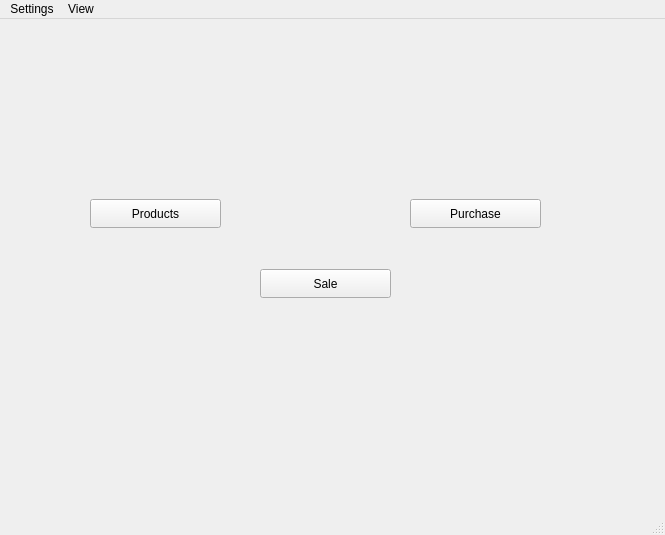
<?xml version="1.0" encoding="UTF-8"?>
<ui version="4.0">
 <class>menu</class>
 <widget class="QMainWindow" name="menu">
  <property name="geometry">
   <rect>
    <x>0</x>
    <y>0</y>
    <width>665</width>
    <height>535</height>
   </rect>
  </property>
  <property name="sizePolicy">
   <sizepolicy hsizetype="Fixed" vsizetype="Fixed">
    <horstretch>0</horstretch>
    <verstretch>0</verstretch>
   </sizepolicy>
  </property>
  <property name="minimumSize">
   <size>
    <width>665</width>
    <height>535</height>
   </size>
  </property>
  <property name="maximumSize">
   <size>
    <width>665</width>
    <height>535</height>
   </size>
  </property>
  <property name="windowTitle">
   <string>MainWindow</string>
  </property>
  <widget class="QWidget" name="centralwidget">
   <widget class="QPushButton" name="pushButton">
    <property name="geometry">
     <rect>
      <x>410</x>
      <y>180</y>
      <width>131</width>
      <height>29</height>
     </rect>
    </property>
    <property name="text">
     <string>Purchase</string>
    </property>
   </widget>
   <widget class="QPushButton" name="sales">
    <property name="geometry">
     <rect>
      <x>260</x>
      <y>250</y>
      <width>131</width>
      <height>29</height>
     </rect>
    </property>
    <property name="text">
     <string>Sale</string>
    </property>
   </widget>
   <widget class="QPushButton" name="products">
    <property name="geometry">
     <rect>
      <x>90</x>
      <y>180</y>
      <width>131</width>
      <height>29</height>
     </rect>
    </property>
    <property name="text">
     <string>Products</string>
    </property>
   </widget>
  </widget>
  <widget class="QMenuBar" name="menubar">
   <property name="geometry">
    <rect>
     <x>0</x>
     <y>0</y>
     <width>665</width>
     <height>26</height>
    </rect>
   </property>
   <widget class="QMenu" name="menuSettings">
    <property name="title">
     <string>Settings</string>
    </property>
    <addaction name="actionUser_Management"/>
    <addaction name="separator"/>
    <addaction name="actionComapny_Details"/>
    <addaction name="separator"/>
   </widget>
   <widget class="QMenu" name="menuView">
    <property name="title">
     <string>View</string>
    </property>
    <addaction name="actionProducts"/>
    <addaction name="actionCompany"/>
    <addaction name="actionDaily_Book"/>
    <addaction name="actionCash_In"/>
    <addaction name="actionCash_Out"/>
   </widget>
   <addaction name="menuSettings"/>
   <addaction name="menuView"/>
  </widget>
  <widget class="QStatusBar" name="statusbar">
   <property name="layoutDirection">
    <enum>Qt::LeftToRight</enum>
   </property>
   <property name="inputMethodHints">
    <set>Qt::ImhNone</set>
   </property>
  </widget>
  <action name="actionUser_Management">
   <property name="text">
    <string>User Management</string>
   </property>
  </action>
  <action name="actionComapny_Details">
   <property name="text">
    <string>Comapny Details</string>
   </property>
  </action>
  <action name="actionProducts">
   <property name="text">
    <string>Products</string>
   </property>
  </action>
  <action name="actionCompany">
   <property name="text">
    <string>Company</string>
   </property>
  </action>
  <action name="actionDaily_Book">
   <property name="text">
    <string>Daily Book</string>
   </property>
  </action>
  <action name="actionCash_In">
   <property name="text">
    <string>Cash In</string>
   </property>
  </action>
  <action name="actionCash_Out">
   <property name="text">
    <string>Cash Out</string>
   </property>
  </action>
  <action name="actionfgdf">
   <property name="text">
    <string>fgdf</string>
   </property>
  </action>
  <action name="actionureu">
   <property name="text">
    <string>ureu</string>
   </property>
  </action>
 </widget>
 <resources/>
 <connections/>
</ui>
